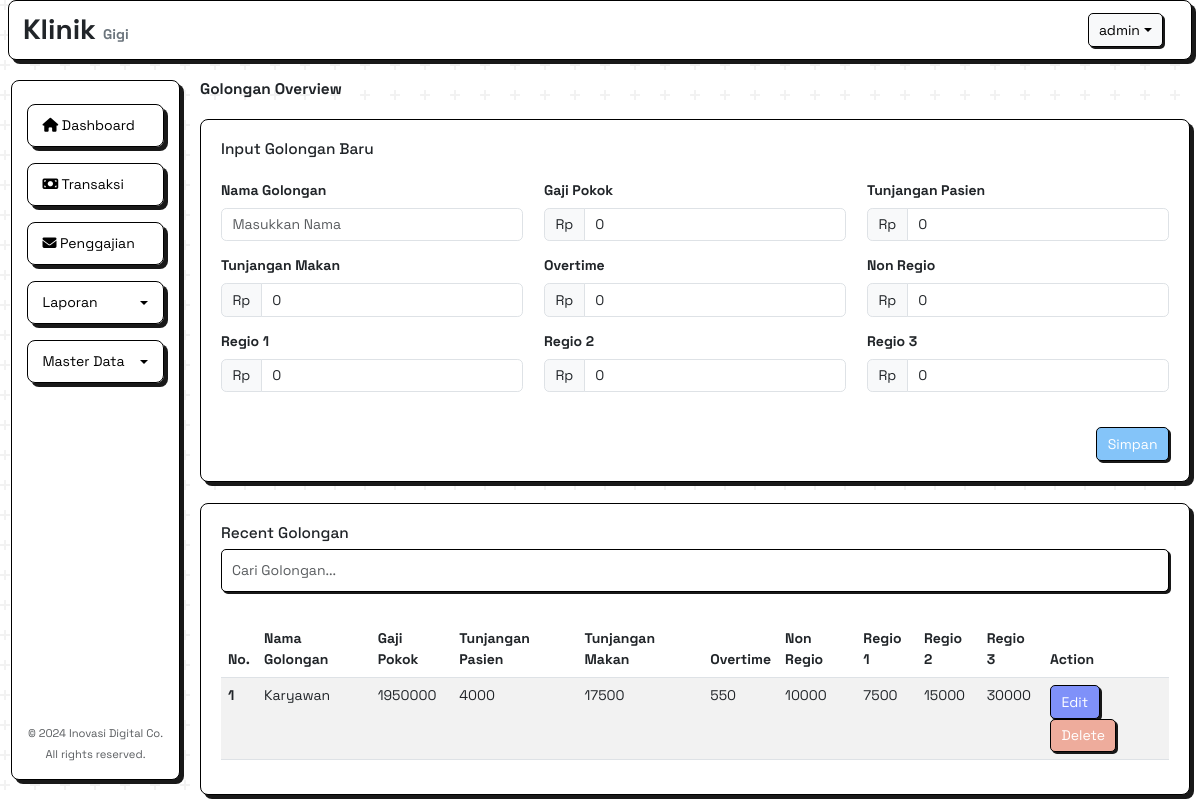
Page /asset/owner/master/index.php?page=Golongan (signed in) on the committed database.
### tables this page shows
CREATE TABLE `golongan` (
  `id` int(11) UNSIGNED NOT NULL,
  `nama_golongan` varchar(100) NOT NULL,
  `gaji_pokok` int(12) NOT NULL,
  `tunjangan_makan` int(12) NOT NULL,
  `overtime` varchar(11) NOT NULL,
  `tunjangan_pasien` varchar(20) NOT NULL,
  `ro1` varchar(45) NOT NULL,
  `ro2` varchar(45) NOT NULL,
  `ro3` varchar(45) NOT NULL,
  `non_regio` varchar(45) NOT NULL
);

### asset/owner/master/view/Golongan.php (the view, shortened to what this page needs)
<div class="col-md-10 main-content">
    <h5 class="mb-4 mt fw-bold">Golongan Overview</h5>
    <div class="card mt-4">
        <div class="card-body">
            <h5 class="card-title mb-4">Input Golongan Baru</h5>
            <form action="app/golongan/input.php" method="post">
                <div class="row">
                    <div class="col-md-4 mb-3">
                        <label class="form-label fw-bold">Nama Golongan</label>
                        <input
                            type="text"
                            class="form-control"
                            name="nama"
                            required
                            placeholder="Masukkan Nama" />
                    </div>
                    <div class="col-md-4 mb-3">
                        <label for="transactionDate" class="form-label fw-bold">Gaji Pokok</label>
                        <div class="input-group">
                            <span class="input-group-text">Rp</span>
                            <input
                                type="number"
                                class="form-control"
                                name="gaji_pokok"
                                placeholder="Masukkan Gaji Pokok"
                                min="0"
                                value="0" />
                        </div>
                    </div>
                    <div class="col-md-4 mb-3">
                        <label class="form-label fw-bold">Tunjangan Pasien</label>
                        <div class="input-group">
                            <span class="input-group-text">Rp</span>
                            <input
                                type="number"
                                class="form-control"
                                name="tunjangan_pasien"
                                placeholder="Masukkan Tunjangan Pasien"
                                min="0"
                                value="0" />
                        </div>
                    </div>
                </div>
                <div class="row">
                    <div class="col-md-4 mb-3">
                        <label class="form-label fw-bold">Tunjangan Makan</label>
                        <div class="input-group">
                            <span class="input-group-text">Rp</span>
                            <input
                                type="number"
                                class="form-control"
                                name="tunjangan_makan"
                                placeholder="Masukkan Tunjangan Makan"
                                min="0"
                                value="0" />
                        </div>
                    </div>
                    <div class="col-md-4 mb-3">
                        <label class="form-label fw-bold">Overtime</label>
                        <div class="input-group">
                            <span class="input-group-text">Rp</span>
                            <input
                                type="number"
                                class="form-control"
                                name="overtime"
                                placeholder="Masukkan Overtime"
                                min="0"
                                value="0" />
                        </div>
                    </div>
                    <div class="col-md-4 mb-3">
                        <label class="form-label fw-bold">Non Regio</label>
                        <div class="input-group">
                            <span class="input-group-text">Rp</span>
                            <input
                                type="number"
                                class="form-control"
                                name="non_regio"
                                placeholder="Masukkan Non Regio"
                                min="0"
                                value="0" />
                        </div>
                    </div>
                </div>
                <div class="row">
                    <div class="col-md-4 mb-3">
                        <label class="form-label fw-bold">Regio 1</label>
                        <div class="input-group">
                            <span class="input-group-text">Rp</span>
                            <input
                                type="number"
                                class="form-control"
                                name="ro1"
                                placeholder="Masukkan Regio 1"
                                min="0"
                                value="0" />
                        </div>
                    </div>
                    <div class="col-md-4 mb-3">
                        <label class="form-label fw-bold">Regio 2</label>
                        <div class="input-group">
                            <span class="input-group-text">Rp</span>
                            <input
                                type="number"
                                class="form-control"
                                name="ro2"
                                placeholder="Masukkan Regio 2"
                                min="0"
                                value="0" />
                        </div>
                    </div>
                    <div class="col-md-4 mb-3">
                        <label class="form-label fw-bold">Regio 3</label>
                        <div class="input-group">
                            <span class="input-group-text">Rp</span>
                            <input
                                type="number"
                                class="form-control"
                                name="ro3"
                                placeholder="Masukkan Regio 3"
                                min="0"
                                value="0" />
                        </div>
                    </div>
                </div>
                <div class="d-flex justify-content-end">
                    <button type="submit" class="btn btn-submit mt-4" name="simpan">
                        Simpan
                    </button>
                </div>
            </form>
        </div>
    </div>
    <div class="card mt-4" id="recent-golongan">
        <div class="card-body">
            <h5 class="card-title">Recent Golongan</h5>
            <div class="mb-3">
                <input
                    type="text"
                    id="searchKaryawan"
                    class="form-control"
                    placeholder="Cari Golongan..." />
            </div>
            <div class="table-scroll">
                <table class="table table-striped" id="karyawanTable">
                    <thead>
                        <tr>
                            <th scope="col">No.</th>
                            <th scope="col">Nama Golongan</th>
                            <th scope="col">Gaji Pokok</th>
                            <th scope="col">Tunjangan Pasien</th>
                            <th scope="col">Tunjangan Makan</th>
                            <th scope="col">Overtime</th>
                            <th scope="col">Non Regio</th>
                            <th scope="col">Regio 1</th>
                            <th scope="col">Regio 2</th>
                            <th scope="col">Regio 3</th>
                            <th scope="col">Action</th>
                        </tr>
                    </thead>
                    <tbody>
                        <?php
                        $no = 1;
                        $query_golongan = mysqli_query($conn, "SELECT * FROM golongan ORDER BY id DESC");
                        while ($row_golongan = mysqli_fetch_assoc($query_golongan)) {
                        ?>
                            <tr>
                                <th scope="row"><?= $no++ ?></th>
                                <td><?= $row_golongan['nama_golongan'] ?></td>
                                <td><?= $row_golongan['gaji_pokok'] ?></td>
                                <td><?= $row_golongan['tunjangan_pasien'] ?></td>
                                <td><?= $row_golongan['tunjangan_makan'] ?></td>
                                <td><?= $row_golongan['overtime'] ?></td>
                                <td><?= $row_golongan['non_regio'] ?></td>
                                <td><?= $row_golongan['ro1'] ?></td>
                                <td><?= $row_golongan['ro2'] ?></td>
                                <td><?= $row_golongan['ro3'] ?></td>
                                <td>
                                    <button class="btn btn-primary edit" data-bs-toggle="modal" data-bs-target="#editModal<?= $row_golongan['id'] ?>">Edit</button>
                                    <a href="app/golongan/delete.php?id=<?= $row_golongan['id'] ?>" class="btn btn-danger delete" onclick="return confirm('Apakah Anda yakin ingin menghapus data ini?')">Delete</a>
                                </td>
                            </tr>
                        <?php
                        }
                        ?>
                    </tbody>
                </table>
            </div>
        </div>
    </div>
</div>

### asset/css/all.css (style rules this page uses)
* { transition: all 0.3s ease; font-family: "Space Grotesk", sans-serif; font-size: 14px; }
h5 { font-size: 1.1rem !important; }
:root { --bg-card-1: #ecd765; --bg-card-2: #7f91f9; --bg-card-3: #eec79c; --bg-card-4: #84c4f9; }
.card { border: 1px solid #000; box-shadow: 4px 4px 0 0 rgba(0, 0, 0, 0.9); border-radius: 8px; transition: transform 0.2s; }
.nav-link, .dropdown-item, a { color: #000; text-decoration: none; }
.main-content { margin-top: 70px; padding: 10px 10px 0 0; margin-left: 16.666%; }
.card-body { padding: 20px; display: flex; flex-direction: column; height: 100%; }
.main-content { transition: margin-left 0.3s ease; }
@media (min-width: 1200px) { .main-content { margin-left: 16.666%; } }
.card, .card__header { margin-bottom: 15px; }
.btn-primary { background-color: #7f91f9; border: 1px solid #000; box-shadow: 2px 2px 0 0 rgba(0, 0, 0, 0.9); border-radius: 5px; color: #fff; }
.btn-danger { background-color: #eeac9c; border: 1px solid #000; box-shadow: 2px 2px 0 0 rgba(0, 0, 0, 0.9); border-radius: 5px; color: #fff; }
.btn-submit { background-color: #84c4f9; border: 1px solid #000; box-shadow: 2px 2px 0 0 rgba(0, 0, 0, 0.9); border-radius: 5px; color: #fff; }
.table-scroll { max-height: 300px; overflow-y: scroll; display: block; }
#searchKaryawan { margin-bottom: 15px; border: 1px solid #000; box-shadow: 2px 2px 0 0 rgba(0, 0, 0, 0.9); border-radius: 5px; padding: 10px; }

### rows in the picture
golongan: nama_golongan "Karyawan", gaji_pokok "1950000", tunjangan_pasien "4000", tunjangan_makan "17500", overtime "550", non_regio "10000", ro1 "7500", ro2 "15000", ro3 "30000"

### other values in the picture
$_SESSION['username'] "admin"
